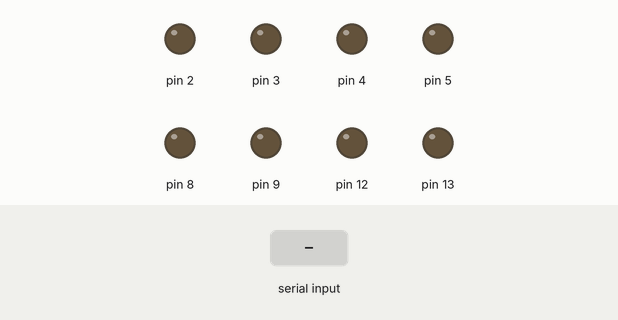
A sketch run on a simulated Arduino Uno, built with avr-gcc and run on an emulated ATmega328P. On the bench: output pins drawn as LEDs (lit = HIGH). The inputs (shaded band) are chosen by the test bench. What the sketch prints to the serial monitor is not drawn.

Above: at 1.2 s.
1.3 s: "1" received over Serial
At 2.5 s:
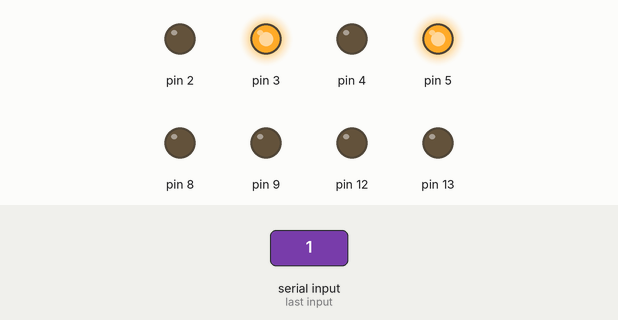
2.8 s: byte 54 (54) received over Serial
At 3.8 s:
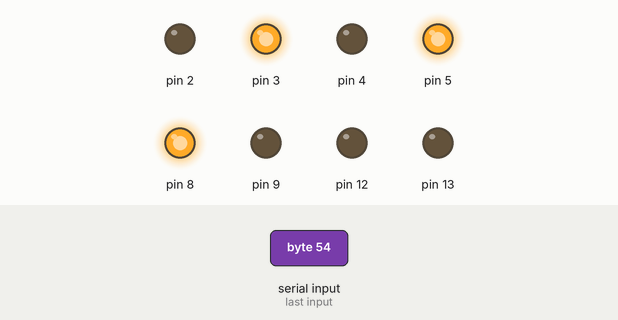
4.3 s: byte 55 (55) received over Serial
At 5.0 s:
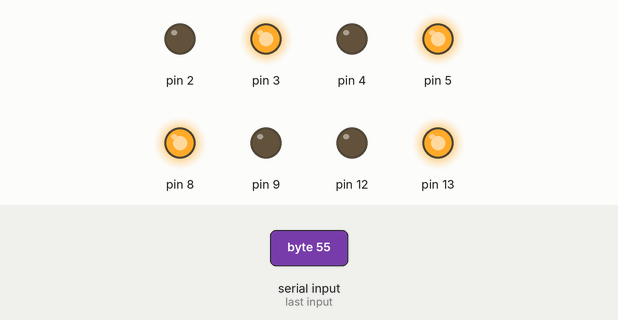
5.8 s: "2" received over Serial
At 6.1 s:
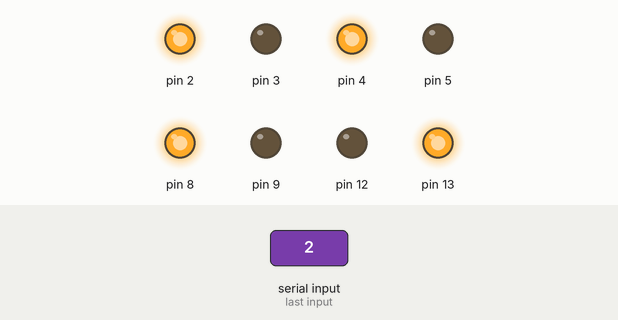
7.3 s: "3" received over Serial
At 8.5 s:
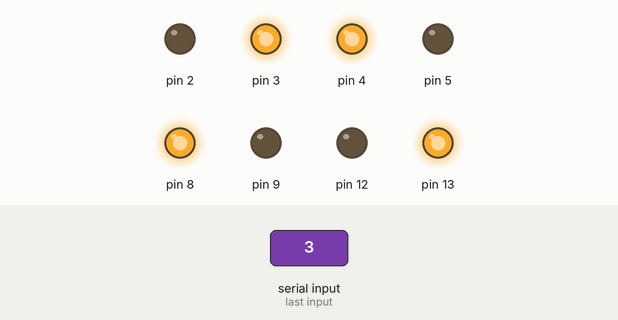
8.8 s: "4" received over Serial
At 9.6 s:
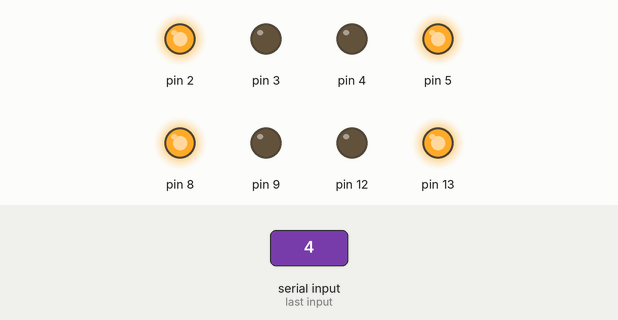
Timing chart, 0 to 11.3 s (numbered marks = the images above; inputs shaded):
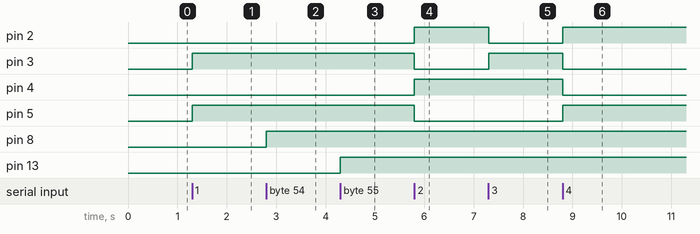

Measured:
- after the input at 1.3 s, pin 3, pin 5: LOW → HIGH at once
- after the input at 2.8 s, pin 8: LOW → HIGH at once
- after the input at 4.3 s, pin 13: LOW → HIGH at once
- after the input at 5.8 s, pin 2, pin 4: LOW → HIGH at once; pin 3, pin 5: HIGH → LOW at once
- after the input at 7.3 s, pin 2: HIGH → LOW at once; pin 3: LOW → HIGH at once
- after the input at 8.8 s, pin 2, pin 5: LOW → HIGH at once; pin 3, pin 4: HIGH → LOW at once

The sketch:

AndroBot_SampleCode.ino
```cpp
//Code for controlling a bot with 4 motors
void setup() {
  Serial.begin(9600);
  Serial.println("Setup Started");
  pinMode(4, OUTPUT);
  pinMode(5, OUTPUT);
  pinMode(2, OUTPUT);
  pinMode(3, OUTPUT);
  pinMode(8, OUTPUT);
  pinMode(9, OUTPUT);
  pinMode(12, OUTPUT);
  pinMode(13, OUTPUT);
  Serial.println("Start loop...");
}


void loop() {

  if(Serial.available() > 0) {
    int incomingByte = Serial.read();
    //Serial.println(incomingByte);

   if(incomingByte==48){

          digitalWrite(4, LOW);
          digitalWrite(5, LOW);
          digitalWrite(2, LOW);
          digitalWrite(3, LOW);
          digitalWrite(8, LOW);
          digitalWrite(9, LOW);
          digitalWrite(12, LOW);
          digitalWrite(13, LOW);

    }
    if(incomingByte==49){
          digitalWrite(4, LOW);
          digitalWrite(5, HIGH);
          digitalWrite(2, LOW);
          digitalWrite(3, HIGH);


    }
    if(incomingByte==50){
          digitalWrite(4, HIGH);
          digitalWrite(5, LOW);
          digitalWrite(2, HIGH);
          digitalWrite(3, LOW);

    }
    if(incomingByte==51){
          digitalWrite(4, HIGH);
          digitalWrite(5, LOW);
          digitalWrite(2, LOW);
          digitalWrite(3, HIGH);

    }
    if(incomingByte==52){
          digitalWrite(4, LOW);
          digitalWrite(5, HIGH);
          digitalWrite(2, HIGH);
          digitalWrite(3, LOW);

    }
    if(incomingByte==53){
       digitalWrite(8, LOW);
       digitalWrite(9, HIGH);
    }
    if(incomingByte==54){
       digitalWrite(8, HIGH);
       digitalWrite(9, LOW);
    }
    if(incomingByte==55){
      digitalWrite(12, LOW);
      digitalWrite(13, HIGH);

    }

  }
}
```
